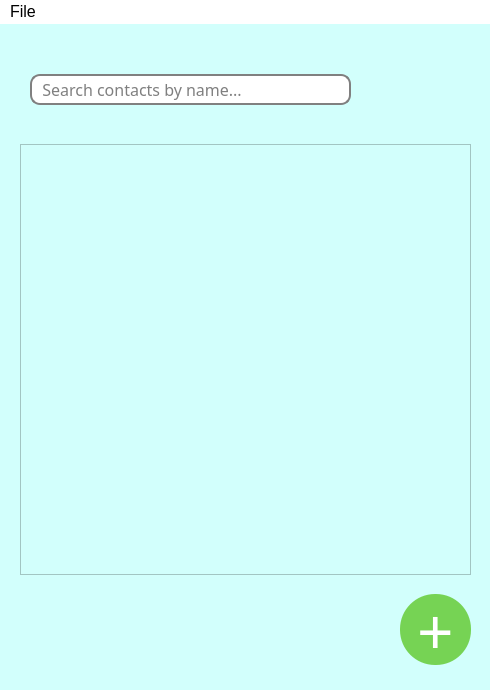
<?xml version="1.0" encoding="UTF-8"?>
<ui version="4.0">
 <class>MainWindow</class>
 <widget class="QMainWindow" name="MainWindow">
  <property name="geometry">
   <rect>
    <x>0</x>
    <y>0</y>
    <width>490</width>
    <height>690</height>
   </rect>
  </property>
  <property name="windowTitle">
   <string>Contact Book</string>
  </property>
  <property name="styleSheet">
   <string notr="true">background-color: rgb(210, 255, 252);</string>
  </property>
  <widget class="QWidget" name="centralwidget">
   <widget class="QWidget" name="searchWidget" native="true">
    <property name="geometry">
     <rect>
      <x>20</x>
      <y>30</y>
      <width>451</width>
      <height>71</height>
     </rect>
    </property>
    <widget class="QLineEdit" name="searchLine">
     <property name="geometry">
      <rect>
       <x>10</x>
       <y>20</y>
       <width>321</width>
       <height>31</height>
      </rect>
     </property>
     <property name="font">
      <font>
       <family>Franklin Gothic Book</family>
       <pointsize>12</pointsize>
      </font>
     </property>
     <property name="styleSheet">
      <string notr="true">background-color: rgb(255, 255, 255);
border: 2px solid grey;
border-radius: 10px;</string>
     </property>
     <property name="placeholderText">
      <string>  Search contacts by name...</string>
     </property>
    </widget>
    <widget class="QLabel" name="searchImage">
     <property name="geometry">
      <rect>
       <x>370</x>
       <y>0</y>
       <width>71</width>
       <height>71</height>
      </rect>
     </property>
     <property name="text">
      <string/>
     </property>
     <property name="pixmap">
      <pixmap>search_icon_small.png</pixmap>
     </property>
     <property name="scaledContents">
      <bool>true</bool>
     </property>
    </widget>
   </widget>
   <widget class="QPushButton" name="addButton">
    <property name="geometry">
     <rect>
      <x>400</x>
      <y>570</y>
      <width>71</width>
      <height>71</height>
     </rect>
    </property>
    <property name="font">
     <font>
      <family>Franklin Gothic Book</family>
      <pointsize>48</pointsize>
     </font>
    </property>
    <property name="styleSheet">
     <string notr="true">background-color: rgb(118, 211, 84);
border-radius: 35px;
color: white;
</string>
    </property>
    <property name="text">
     <string>+</string>
    </property>
   </widget>
   <widget class="QScrollArea" name="scrollArea">
    <property name="geometry">
     <rect>
      <x>20</x>
      <y>120</y>
      <width>451</width>
      <height>431</height>
     </rect>
    </property>
    <property name="widgetResizable">
     <bool>true</bool>
    </property>
    <widget class="QWidget" name="scrollAreaContacts">
     <property name="geometry">
      <rect>
       <x>0</x>
       <y>0</y>
       <width>449</width>
       <height>429</height>
      </rect>
     </property>
     <widget class="QWidget" name="widget" native="true">
      <property name="geometry">
       <rect>
        <x>20</x>
        <y>10</y>
        <width>411</width>
        <height>61</height>
       </rect>
      </property>
     </widget>
    </widget>
   </widget>
  </widget>
  <widget class="QMenuBar" name="menubar">
   <property name="geometry">
    <rect>
     <x>0</x>
     <y>0</y>
     <width>490</width>
     <height>27</height>
    </rect>
   </property>
   <property name="font">
    <font>
     <pointsize>12</pointsize>
    </font>
   </property>
   <property name="styleSheet">
    <string notr="true">background-color: white;</string>
   </property>
   <widget class="QMenu" name="fileMenu">
    <property name="font">
     <font>
      <pointsize>12</pointsize>
     </font>
    </property>
    <property name="title">
     <string>File</string>
    </property>
    <addaction name="actionOpen"/>
    <addaction name="actionSave"/>
   </widget>
   <addaction name="fileMenu"/>
  </widget>
  <widget class="QStatusBar" name="statusbar"/>
  <action name="actionOpen">
   <property name="text">
    <string>Open</string>
   </property>
  </action>
  <action name="actionSave">
   <property name="text">
    <string>Save</string>
   </property>
  </action>
 </widget>
 <resources/>
 <connections/>
</ui>
